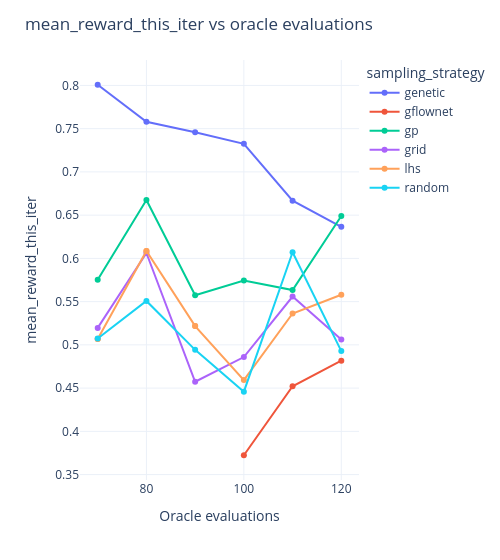

The notebook cell saved with this chart:
### Code cell
plot_oracle_efficiency(metrics, metric="mean_reward_this_iter")

### Figure 1 — Plotly figure (JSON) as saved in the notebook; plotly's stock layout.template omitted (floating-point values rounded to 4 significant figures)
{"data": [{"customdata": [[1, "run_5"], [2, "run_5"], [3, "run_5"], [4, "run_5"], [5, "run_5"], [6, "run_5"]], "hovertemplate": "sampling_strategy=genetic<br>oracle_evals_total=%{x}<br>mean_reward_this_iter=%{y}<br>iteration=%{customdata[0]}<br>run=%{customdata[1]}<extra></extra>", "legendgroup": "genetic", "line": {"color": "#636efa", "dash": "solid"}, "marker": {"symbol": "circle"}, "mode": "lines+markers", "name": "genetic", "orientation": "v", "showlegend": true, "type": "scatter", "x": [70, 80, 90, 100, 110, 120], "xaxis": "x", "y": [0.8008, 0.7579, 0.7457, 0.7325, 0.6667, 0.6365], "yaxis": "y"}, {"customdata": [[4, "run_6"], [5, "run_6"], [6, "run_6"]], "hovertemplate": "sampling_strategy=gflownet<br>oracle_evals_total=%{x}<br>mean_reward_this_iter=%{y}<br>iteration=%{customdata[0]}<br>run=%{customdata[1]}<extra></extra>", "legendgroup": "gflownet", "line": {"color": "#ef553b", "dash": "solid"}, "marker": {"symbol": "circle"}, "mode": "lines+markers", "name": "gflownet", "orientation": "v", "showlegend": true, "type": "scatter", "x": [100, 110, 120], "xaxis": "x", "y": [0.3724, 0.4521, 0.4817], "yaxis": "y"}, {"customdata": [[1, "run_4"], [2, "run_4"], [3, "run_4"], [4, "run_4"], [5, "run_4"], [6, "run_4"]], "hovertemplate": "sampling_strategy=gp<br>oracle_evals_total=%{x}<br>mean_reward_this_iter=%{y}<br>iteration=%{customdata[0]}<br>run=%{customdata[1]}<extra></extra>", "legendgroup": "gp", "line": {"color": "#00cc96", "dash": "solid"}, "marker": {"symbol": "circle"}, "mode": "lines+markers", "name": "gp", "orientation": "v", "showlegend": true, "type": "scatter", "x": [70, 80, 90, 100, 110, 120], "xaxis": "x", "y": [0.5752, 0.6674, 0.5573, 0.5743, 0.5634, 0.649], "yaxis": "y"}, {"customdata": [[1, "run_3"], [2, "run_3"], [3, "run_3"], [4, "run_3"], [5, "run_3"], [6, "run_3"]], "hovertemplate": "sampling_strategy=grid<br>oracle_evals_total=%{x}<br>mean_reward_this_iter=%{y}<br>iteration=%{customdata[0]}<br>run=%{customdata[1]}<extra></extra>", "legendgroup": "grid", "line": {"color": "#ab63fa", "dash": "solid"}, "marker": {"symbol": "circle"}, "mode": "lines+markers", "name": "grid", "orientation": "v", "showlegend": true, "type": "scatter", "x": [70, 80, 90, 100, 110, 120], "xaxis": "x", "y": [0.5196, 0.6062, 0.4574, 0.4859, 0.5559, 0.5062], "yaxis": "y"}, {"customdata": [[1, "run_2"], [1, "run_6"], [2, "run_2"], [2, "run_6"], [3, "run_2"], [3, "run_6"], [4, "run_2"], [5, "run_2"], [6, "run_2"]], "hovertemplate": "sampling_strategy=lhs<br>oracle_evals_total=%{x}<br>mean_reward_this_iter=%{y}<br>iteration=%{customdata[0]}<br>run=%{customdata[1]}<extra></extra>", "legendgroup": "lhs", "line": {"color": "#ffa15a", "dash": "solid"}, "marker": {"symbol": "circle"}, "mode": "lines+markers", "name": "lhs", "orientation": "v", "showlegend": true, "type": "scatter", "x": [70, 70, 80, 80, 90, 90, 100, 110, 120], "xaxis": "x", "y": [0.5067, 0.5067, 0.6086, 0.6086, 0.5217, 0.5217, 0.4593, 0.5363, 0.5579], "yaxis": "y"}, {"customdata": [[1, "run_1"], [2, "run_1"], [3, "run_1"], [4, "run_1"], [5, "run_1"], [6, "run_1"]], "hovertemplate": "sampling_strategy=random<br>oracle_evals_total=%{x}<br>mean_reward_this_iter=%{y}<br>iteration=%{customdata[0]}<br>run=%{customdata[1]}<extra></extra>", "legendgroup": "random", "line": {"color": "#19d3f3", "dash": "solid"}, "marker": {"symbol": "circle"}, "mode": "lines+markers", "name": "random", "orientation": "v", "showlegend": true, "type": "scatter", "x": [70, 80, 90, 100, 110, 120], "xaxis": "x", "y": [0.5073, 0.5508, 0.4942, 0.4459, 0.6071, 0.4928], "yaxis": "y"}], "layout": {"legend": {"title": {"text": "sampling_strategy"}, "tracegroupgap": 0}, "margin": {"t": 60}, "title": {"text": "mean_reward_this_iter vs oracle evaluations"}, "width": 500, "xaxis": {"anchor": "y", "domain": [0.0, 1.0], "title": {"text": "Oracle evaluations"}}, "yaxis": {"anchor": "x", "domain": [0.0, 1.0], "title": {"text": "mean_reward_this_iter"}}}}
